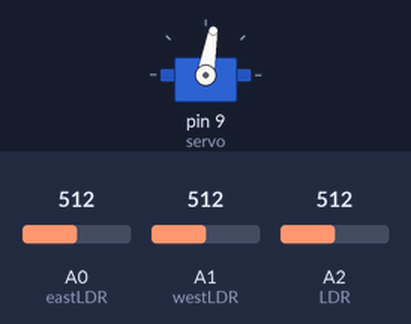
Simulated run of this sketch. Board: Arduino Uno, built with avr-gcc and run on an emulated ATmega328P. Parts: servo. The test bench sets the inputs (shaded band); at power-on: A1 (westLDR) = 512, A0 (eastLDR) = 512, A2 (LDR) = 512. What the sketch prints to the serial monitor is not drawn.

Above: at 2.2 s.
2.3 s: A1 (westLDR) set to 537
At 4.29 s:
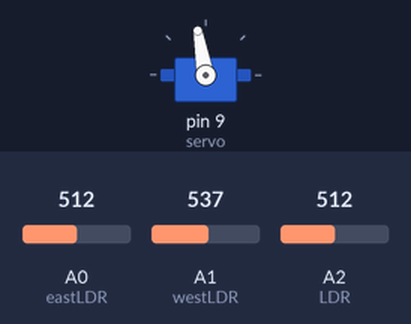
5.3 s: A1 (westLDR) set to 511
6.8 s: A0 (eastLDR) set to 485
At 7.84 s:
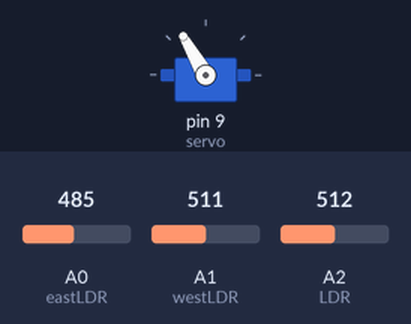
9.8 s: A2 (LDR) set to 106
At 9.97 s:
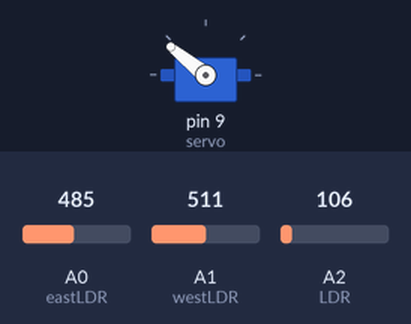
12.8 s: A2 (LDR) set to 93
15.8 s: A1 (westLDR) set to 306
At 15.96 s:
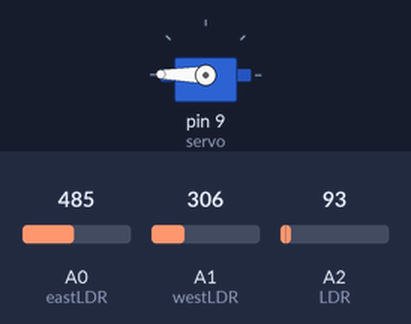
Timing chart, 0 to 27.5 s (numbered marks = the images above; inputs shaded):
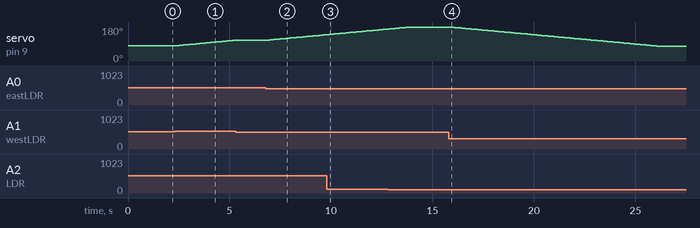

Measured:
- the behaviour switches between 522 and 523 on A1 (westLDR) (found by bisection; images 0 and 1)
- after the input at 2.3 s, servo on pin 9 (servo): moves from 80° to 110° over 2.9 s, starting at once
- after the input at 5.3 s, servo on pin 9 (servo): stays 110° (without the input it goes to 111° after 0.06 s)
- after the input at 6.8 s, servo on pin 9 (servo): moves from 110° to 139° over 2.8 s, starting after 0.08 s
- after the input at 15.8 s, servo on pin 9 (servo): moves from 180° to 79° over 10.1 s, starting after 0.11 s

The sketch:

solarLast.ino
```cpp
#include <Servo.h>
Servo servo;
int eastLDR = A0;
int westLDR = A1;
int east = 0;
int west = 0;
int error = 0;
int LDR=A2;
int lvalue=0;
int servoposition=80;
void setup()
{
Serial.begin(9600);
pinMode(LDR,INPUT);
pinMode(eastLDR,INPUT);
pinMode(westLDR,INPUT);
// pinMode(servoposition,OUTPUT);
servo.attach(9);
servo.write(80);
delay(1000);
}

void loop ()
{
east =analogRead(eastLDR);
west = analogRead(westLDR);
lvalue=analogRead(LDR);
error = abs(west-east);
Serial.println(servoposition);
Serial.println("and");
Serial.println(lvalue);
Serial.println("and");
Serial.println(east);
Serial.println("and");
Serial.println(west);
Serial.println("of");
Serial.println(error);
Serial.println("---");
if(lvalue<0)
{
    while(servoposition >80)
    {
      servoposition--;
      servo.write(servoposition);
      delay(100);
    }
}
else
{
    if(error>10 && east > west)
    {
      if (servoposition >=80)
      {
        servoposition--;
      }
        servo.write(servoposition);

    }
    else if (error>10 && east < west)
    {
      if (servoposition <=180)
      {
        servoposition++;
      }
        servo.write (servoposition);
    }
    delay (100);


}
}
```
